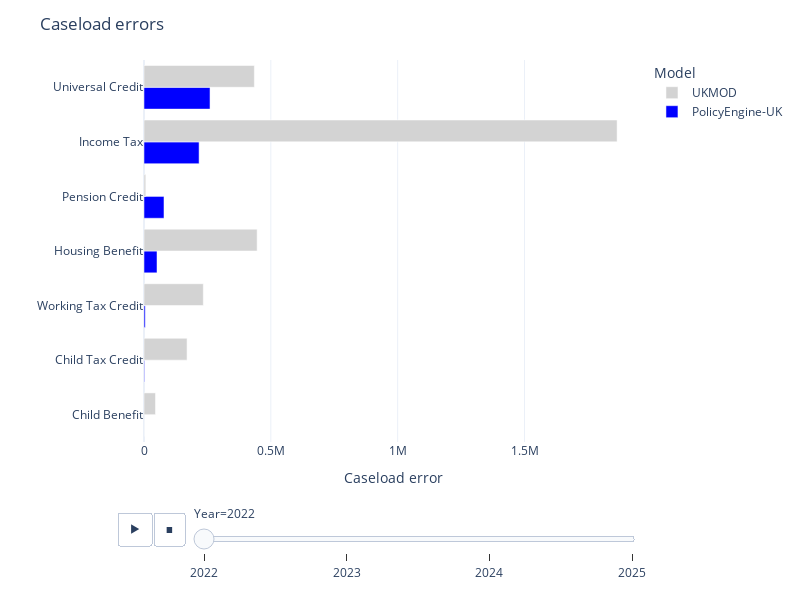

Notebook cell for this chart:
### Code cell
def error_chart(table, title=None):
    hovertemplate = "<b>%{customdata[4]} in %{customdata[3]}</b><br>Error: %{x}<br>Official: %{customdata[2]}m<br>PolicyEngine-UK: %{customdata[0]}m<br>UKMOD: %{customdata[1]}m"
    table = table.replace("", np.nan).dropna(axis=0)
    table[[policyengine_uk, UKMOD]] = (
        table[[policyengine_uk, UKMOD]].abs() / 1e2
    )
    fig = (
        px.bar(
            table.sort_values(["Year", policyengine_uk]),
            x=[policyengine_uk, UKMOD],
            y="Program",
            orientation="h",
            animation_frame="Year",
            barmode="group",
            color_discrete_map={
                policyengine_uk: "blue",
                UKMOD: "lightgrey",
            },
            custom_data=[
                "PolicyEngine-UK caseload",
                "UKMOD caseload",
                "External caseload",
                "Year",
                "Program",
            ],
        )
        .update_layout(
            width=800,
            height=600,
            xaxis_title="Caseload error",
            title=title,
            template="plotly_white",
            legend_title="Model",
            yaxis_title="",
            legend_traceorder="reversed",
        )
        .update_traces(hovertemplate=hovertemplate)
    )
    for frame in fig.frames:
        for data in frame.data:
            data.hovertemplate = hovertemplate
    return fig


error_chart(
    tables_to_model_comparisons(
        {
            "": model_validation_table(
                caseload_error,
                models=[policyengine_uk, UKMOD],
                decimals=1,
                divisor=1e-2,
            ),
            "caseload": model_validation_table(
                caseload, divisor=1e6, decimals=1
            ),
        }
    ),
    title="Caseload errors",
)

### Figure 1 — Plotly figure (JSON) as saved in the notebook; plotly's stock layout.template omitted (floating-point values rounded to 4 significant figures)
{"data": [{"alignmentgroup": "True", "customdata": [[7.1, 7.1, 7.1, 2022, "Child Benefit"], [1.2, 1.1, 1.2, 2022, "Child Tax Credit"], [0.8, 0.5, 0.8, 2022, "Working Tax Credit"], [2.8, 2.3, 2.7, 2022, "Housing Benefit"], [1.5, 1.4, 1.4, 2022, "Pension Credit"], [32.1, 30, 31.9, 2022, "Income Tax"], [4.4, 4.2, 4.6, 2022, "Universal Credit"]], "hovertemplate": "<b>%{customdata[4]} in %{customdata[3]}</b><br>Error: %{x}<br>Official: %{customdata[2]}m<br>PolicyEngine-UK: %{customdata[0]}m<br>UKMOD: %{customdata[1]}m", "legendgroup": "PolicyEngine-UK", "marker": {"color": "blue", "pattern": {"shape": ""}}, "name": "PolicyEngine-UK", "offsetgroup": "PolicyEngine-UK", "orientation": "h", "showlegend": true, "textposition": "auto", "type": "bar", "x": [4.759, 2138.0, 4843.0, 51320.0, 78770.0, 217200.0, 260300.0], "xaxis": "x", "y": ["Child Benefit", "Child Tax Credit", "Working Tax Credit", "Housing Benefit", "Pension Credit", "Income Tax", "Universal Credit"], "yaxis": "y"}, {"alignmentgroup": "True", "customdata": [[7.1, 7.1, 7.1, 2022, "Child Benefit"], [1.2, 1.1, 1.2, 2022, "Child Tax Credit"], [0.8, 0.5, 0.8, 2022, "Working Tax Credit"], [2.8, 2.3, 2.7, 2022, "Housing Benefit"], [1.5, 1.4, 1.4, 2022, "Pension Credit"], [32.1, 30, 31.9, 2022, "Income Tax"], [4.4, 4.2, 4.6, 2022, "Universal Credit"]], "hovertemplate": "<b>%{customdata[4]} in %{customdata[3]}</b><br>Error: %{x}<br>Official: %{customdata[2]}m<br>PolicyEngine-UK: %{customdata[0]}m<br>UKMOD: %{customdata[1]}m", "legendgroup": "UKMOD", "marker": {"color": "lightgrey", "pattern": {"shape": ""}}, "name": "UKMOD", "offsetgroup": "UKMOD", "orientation": "h", "showlegend": true, "textposition": "auto", "type": "bar", "x": [45220.0, 169700.0, 233900.0, 446000, 7000, 1865000.0, 435000], "xaxis": "x", "y": ["Child Benefit", "Child Tax Credit", "Working Tax Credit", "Housing Benefit", "Pension Credit", "Income Tax", "Universal Credit"], "yaxis": "y"}], "layout": {"barmode": "group", "height": 600, "legend": {"title": {"text": "Model"}, "tracegroupgap": 0, "traceorder": "reversed"}, "margin": {"t": 60}, "sliders": [{"active": 0, "currentvalue": {"prefix": "Year="}, "len": 0.9, "pad": {"b": 10, "t": 60}, "steps": [{"args": [["2022"], {"frame": {"duration": 0, "redraw": true}, "fromcurrent": true, "mode": "immediate", "transition": {"duration": 0, "easing": "linear"}}], "label": "2022", "method": "animate"}, {"args": [["2023"], {"frame": {"duration": 0, "redraw": true}, "fromcurrent": true, "mode": "immediate", "transition": {"duration": 0, "easing": "linear"}}], "label": "2023", "method": "animate"}, {"args": [["2024"], {"frame": {"duration": 0, "redraw": true}, "fromcurrent": true, "mode": "immediate", "transition": {"duration": 0, "easing": "linear"}}], "label": "2024", "method": "animate"}, {"args": [["2025"], {"frame": {"duration": 0, "redraw": true}, "fromcurrent": true, "mode": "immediate", "transition": {"duration": 0, "easing": "linear"}}], "label": "2025", "method": "animate"}], "x": 0.1, "xanchor": "left", "y": 0, "yanchor": "top"}], "title": {"text": "Caseload errors"}, "updatemenus": [{"buttons": [{"args": [null, {"frame": {"duration": 500, "redraw": true}, "fromcurrent": true, "mode": "immediate", "transition": {"duration": 500, "easing": "linear"}}], "label": "&#9654;", "method": "animate"}, {"args": [[null], {"frame": {"duration": 0, "redraw": true}, "fromcurrent": true, "mode": "immediate", "transition": {"duration": 0, "easing": "linear"}}], "label": "&#9724;", "method": "animate"}], "direction": "left", "pad": {"r": 10, "t": 70}, "showactive": false, "type": "buttons", "x": 0.1, "xanchor": "right", "y": 0, "yanchor": "top"}], "width": 800, "xaxis": {"anchor": "y", "domain": [0, 1], "title": {"text": "Caseload error"}}, "yaxis": {"anchor": "x", "domain": [0, 1], "title": {"text": ""}}}}
